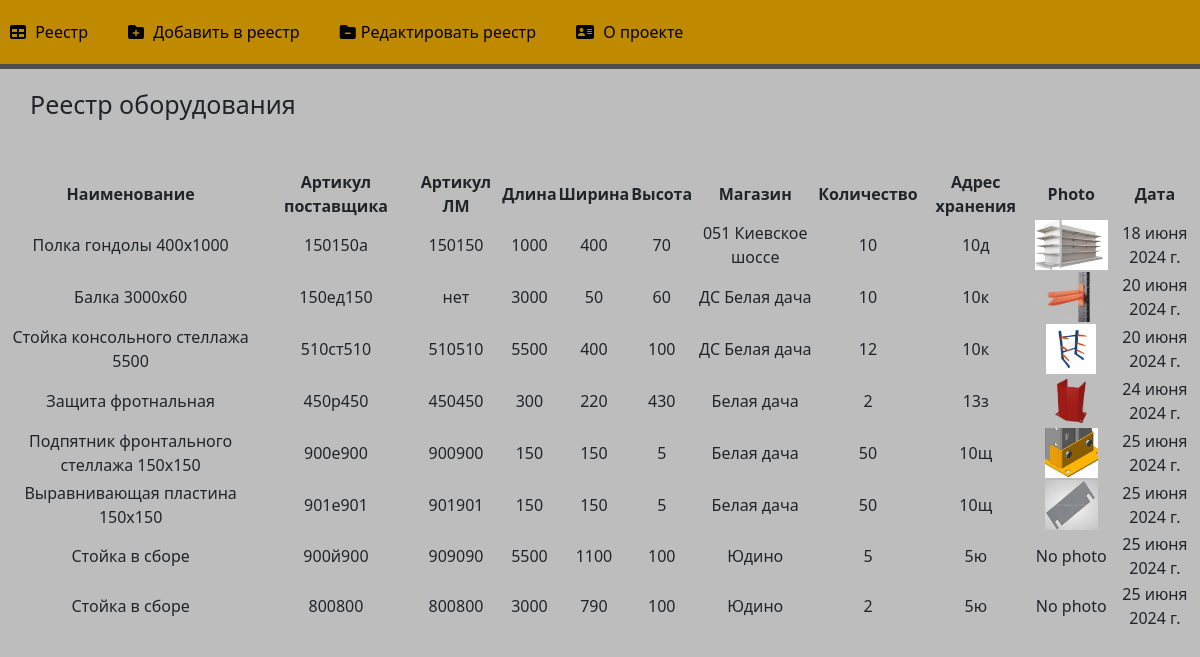
Before: / with the older database file.
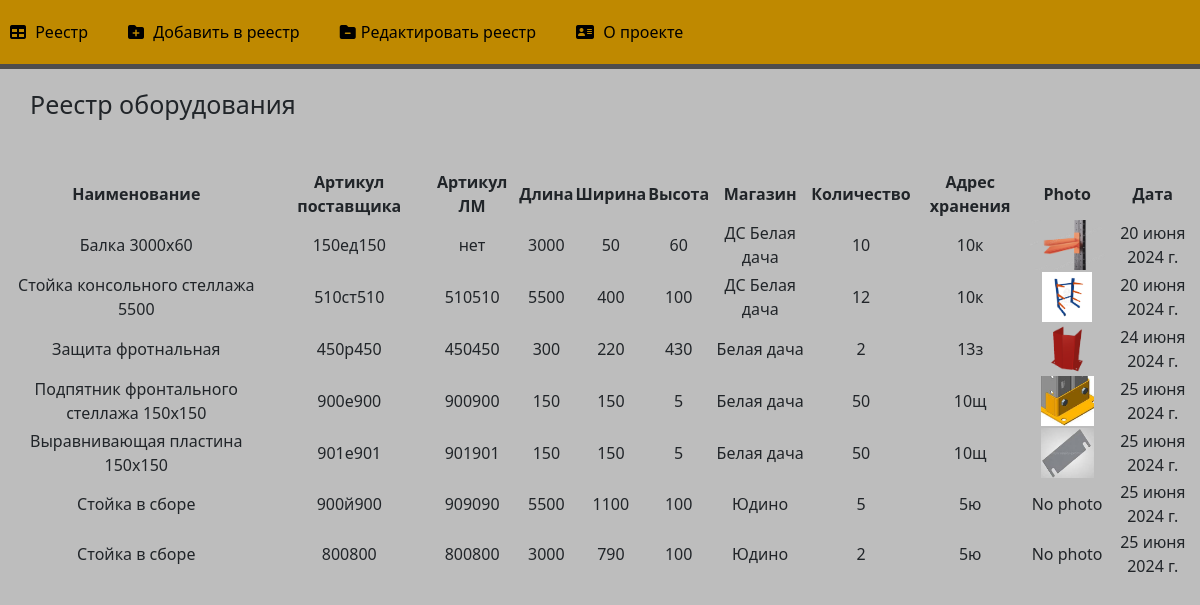
After: the same page with the newer database file.
### main/models.py (models this page shows, shortened)
class Equipment(models.Model):
    title = models.CharField('Наименование', max_length=250)
    article = models.CharField('Артикул поставщика', max_length=250)
    lm_article = models.CharField('Артикул ЛМ', max_length=250)
    length = models.IntegerField('Длина')
    width = models.IntegerField('Ширина')
    depth = models.IntegerField('Высота')
    shop = models.CharField('Магазин', max_length=250)
    amount = models.IntegerField('Количество')
    address = models.CharField('Адрес хранения', max_length=250)
    image = models.ImageField(upload_to='image', blank=True, null=True)
    date = models.DateField('Дата')
    class Meta:
        verbose_name = 'Запись в реестр'
        verbose_name_plural = 'Реестр оборудования'

### main/views.py (the view)
# urls.py: path('', views.index, name='register'),
def index(request):
    register = Equipment.objects.all()
    return render(request, 'main/index.html', {'register': register})

### main/templates/main/index.html (shortened to what this page needs)
{% extends 'main/layout.html' %}
{% block content %}
    <div class="features">
        <h1>Реестр оборудования</h1>
            {% if register %}
            <table id="equipmentTable" class="display">
                <thead>
                    <tr>
                        <th>Наименование</th>
                        <th>Артикул поставщика</th>
                        <th>Артикул ЛМ</th>
                        <th>Длина</th>
                        <th>Ширина</th>
                        <th>Высота</th>
                        <th>Магазин</th>
                        <th>Количество</th>
                        <th>Адрес хранения</th>
                        <th>Photo</th>
                        <th>Дата</th>
                    </tr>
                </thead>
                <tbody>
                    {% for record in register %}
                    <tr>
                        <td>{{ record.title }}</td>
                        <td>{{ record.article }}</td>
                        <td>{{ record.lm_article }}</td>
                        <td>{{ record.length }}</td>
                        <td>{{ record.width }}</td>
                        <td>{{ record.depth }}</td>
                        <td>{{ record.shop }}</td>
                        <td>{{ record.amount }}</td>
                        <td>{{ record.address }}</td>
                        <td>
                            {% if record.image %}
                            <img src="{{ record.image.url }}" alt="{{ record.title }}" style="width=50" height="50">
                            {% else %}
                            No photo
                            {% endif %}
                        </td>
                        <td>{{ record.date }}</td>
                    </tr>
                    {% endfor %}
                </tbody>
            </table>
        {% else %}
        <p>В реестре нет записей</p>
        {% endif %}
    </div>
{% endblock %}

Changed rows visible on the page:
removed Equipment: title "Полка гондолы 400х1000", article "150150а", lm_article "150150", length "1000", width "400", depth "70", shop "051 Киевское шоссе", amount "10", address "10д", image (picture), date "18 июня 2024 г."
